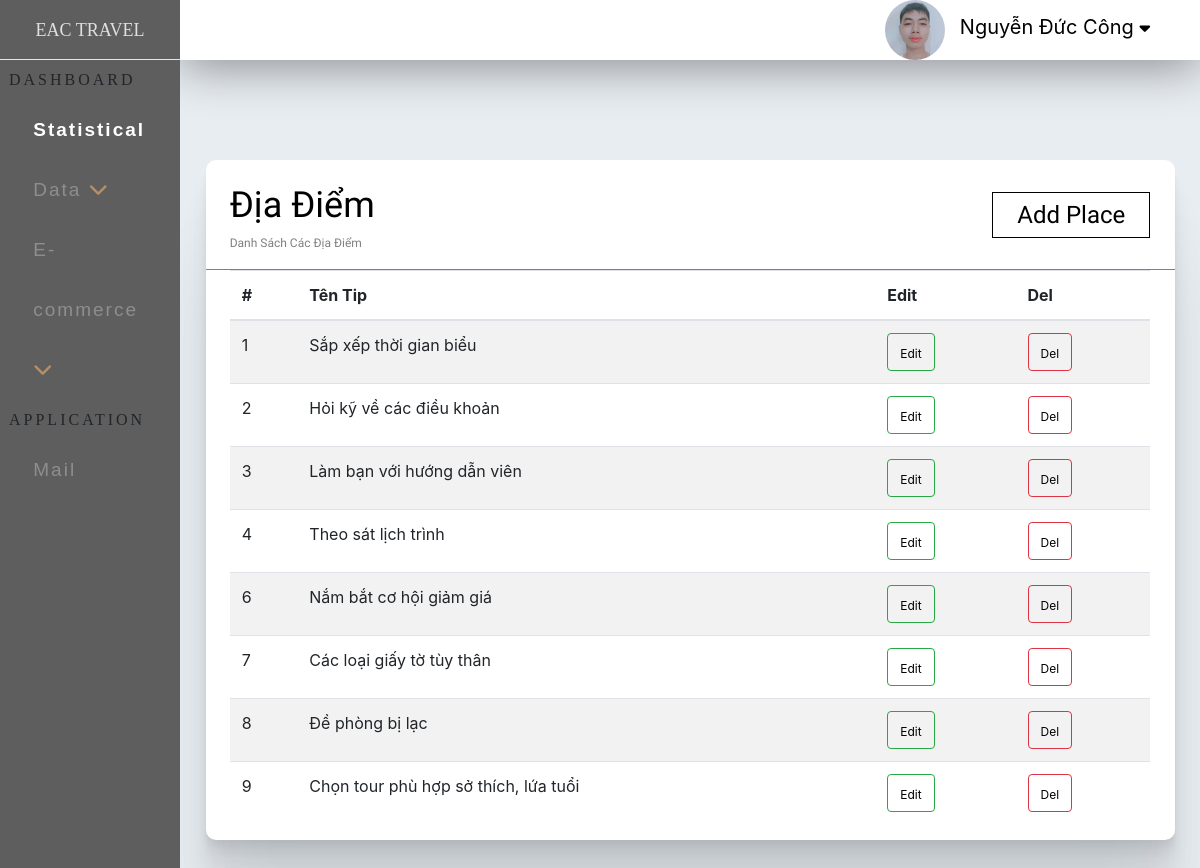
Page /admin/index.php?ctrl=tipnote (signed in) on the committed database.
### tables this page shows
CREATE TABLE `tip_note` (
  `id_tip` int(11) NOT NULL,
  `name_tip` varchar(50) DEFAULT NULL,
  `img_tip` varchar(50) DEFAULT NULL
);

### admin/model/database.php (called while the page is built, shortened)
<?php
   function getConnection(){
        $host='localhost';
        $dbname='eac';
        $userName='root';
        $passWord='';
            $DBH = new PDO('mysql:host='.$host.';dbname='.$dbname,$userName,$passWord);
            return $DBH;
    }
    function query($sql){
        $connect = getConnection();
        $result = $connect -> query($sql);
        return  $result;
    }
?>

### admin/model/login.php (called while the page is built)
<?php
            include_once('database.php');
            function getad($mail){
                $sql="SELECT * FROM admin WHERE email = '$mail'";
                return query($sql);
            }
?>

### admin/model/tip.php (called while the page is built, shortened)
<?php
        include_once('database.php');
        function getAllTip(){
            $sql="SELECT * from tip_note ";
            return query($sql);
        }
?>

### admin/view/tip/index.php (the view)
<div class="full">
    <div class="boxcenter_statis">
        <div class="box_view_place">
                     <div class="title_view_ad">
                        <div class="text_view_place">
                            <span>Địa Điểm</span> <br>
                            Danh Sách Các Địa Điểm
                        </div>
                        <div class="btn_tip">
                                <div class="btn_place ">
                                    <a href="index.php?ctrl=tipnote&act=add">Add Place </a>
                                </div>
                        </div>
                    </div>
                    <div class="full">
                        <div class="boxcenter_statis">
                            <div class="content_view_ad">
                                <table class="table table-striped">
                                    <thead>
                                        <tr>
                                            <th scope="col">#</th>
                                            <th scope="col">Tên Tip</th>
                                            <th scope="col">Edit</th>
                                            <th scope="col">Del</th>
                                        </tr>
                                    </thead>
                                    <tbody>
                                        <?php
                                            foreach($tip as $dd){
                                                echo'
                                                    <tr>
                                                        <td scope="row">'.$dd['id_tip'].'</td>
                                                        <td>'.$dd['name_tip'].'</td>
                                                        <td><button type="button" class="btn btn-outline-success"><a href="index.php?ctrl=tipnote&act=edit&id='.$dd['id_tip'].'">Edit</a></button></td>
                                                        <td><button type="button" class="btn btn-outline-danger"><a href="index.php?ctrl=tipnote&act=del&id='.$dd['id_tip'].'">Del</a></button></td>
                                                    </tr>
                                                ';
                                            }
                                        ?>
                                     </tbody>
                                </table>
                            </div>
                        </div>
                    </div>
        </div>
    </div>
</div>

### admin/index.php (shortened to what this page needs)
<!DOCTYPE html>
<html lang="en">
<head>
    <link rel="stylesheet" href="css/index.css">
    <link rel="stylesheet" href="css/statistical.css">
    <link rel="stylesheet" href="css/tour.css">
    <link rel="stylesheet" href="css/place.css">
    <link rel="stylesheet" href="css/add.css">
    <link rel="stylesheet" href="css/tip.css">
    <link rel="stylesheet" href="css/content.css">
    <link rel="stylesheet" href="https://use.fontawesome.com/releases/v5.6.3/css/all.css">
<link rel="stylesheet" href="https://cdnjs.cloudflare.com/ajax/libs/font-awesome/4.7.0/css/font-awesome.min.css">
    <link rel="stylesheet" href="https://cdn.jsdelivr.net/npm/bootstrap@4.5.3/dist/css/bootstrap.min.css">
    <link rel="stylesheet" href="https://cdnjs.cloudflare.com/ajax/libs/bootstrap-sweetalert/1.0.1/sweetalert.min.css">
</head>
<body>
    <div class="full">
        <div class="ad_left">
                <div class="title_ad_left">
                    EAC TRAVEL
                </div>
                <div class="dashboarid">
                    <div class="title_db">
                        DASHBOARD
                    </div>
                    <div class="content_db">
                        <ul>
                            <li class="active"><a href="index.php" >Statistical</a></li>
                            <li>
                                <a href="#"  class="feat-btn">Data <i class="fas fa-chevron-down"></i></a>
                            </li>
                            <li>
                                <a href="#" class="serv-btn">E-commerce <i class="fas fa-chevron-down"></i></a>
                            </li>
                        </ul>
                    </div>
                </div>
            <div class="dashboarid">
                <div class="title_db">
                   APPLICATION
                </div>
                <div class="content_db">
                    <ul>
                        <li><a href="#" >Mail</a></li>
                    </ul>
                </div>
            </div>
        </div>
            <div class="ad_right">
                <div class="full">
                    <div class="top_ad_right">
                        <?php
                            include_once 'model/login.php';
                            $mail=$_SESSION['admin'];
                            $admin=getad($mail);
                            foreach ($admin as $ad) {
                                echo'
                                <div class="dropdown">
                                    <ul>
                                    <img src="../site/img/'.$ad['img_ad'].'"width="60px"  style="border-radius: 50px;  alt="">
                                        <li><a href="#">'.$ad['name_ad'].' <i class="fa fa-caret-down" style="font-size:17px;color:black"></i></a>
                                        <div class="nav_ad_con">
                                                 <ul>
                                                    <li><a href="#">Changes Pass</a></li>
                                                    <li><a href="logout.php">Log Out</a></li>
                                                </ul>
                                           </div>
                                        </li>
                                    </ul>
                                </div>
                                ';
                            }
                        ?>
                    </div>
                </div>
            <?php
            $ctrl='home';
            if(isset($_GET['ctrl'])){
                $ctrl = $_GET['ctrl'];
            }
            include 'controller/'.$ctrl.'.php';
        ?>
            </div>
    </div>
</body>
</html>

### admin/controller/tipnote.php (shortened to what this page needs)
<?php
    include_once 'model/tip.php';
    $action='index';
    switch($action){
        case 'index':
            $tip = getAllTip();
            include 'view/tip/index.php';
        break;
    }
?>

### admin/css/index.css (style rules this page uses)
body { margin: 0; }
.full { width: 100%; float: left; }
.ad_left { position: fixed; top: 0; left: 0; bottom: 0; width: 15%; background-color:#5e5e5e; }
.title_ad_left { width: 100%; height: 60px; line-height: 60px; font-size: 1.5vw; text-align: center; color: #dfdfdf; border-bottom: 1px solid #e6e6e6; font-family: 'Playfair Display', serif; }
.dashboarid { width: 100%; min-height:300px ; }
.title_db { width: 95%; height: 10%; line-height: 40px; margin-left: 5%; font-family: 'Tinos', serif; letter-spacing: 3px; }
.content_db { width: 85%; min-height: 260px; margin-left: 10%; }
.content_db ul { height: 90%; list-style: none; padding: 0; margin: 0; }
.content_db ul li { line-height: 60px; }
.content_db ul li a { color:#8e8e8e; text-decoration: none; padding-left: 10%; font-size: 19px; display: block; width: 90%; transition:all 0.5s; font-family: 'Noto Sans JP', sans-serif; letter-spacing: 2px; }
* i { color: #b3906a; }
.content_db ul li.active a { color: white; font-weight: bold; }
.ad_right { width: 85%; min-height: 722px; float: right; background-color: #e8edf2; }
.top_ad_right { width: 100%; height: 60px; box-shadow:0 5px 50px rgba(0, 0, 0, 0.43); background-color: white; margin-bottom: 50px ; }
.dropdown { text-align: center; float: right; }
.dropdown ul { list-style: none; padding: 0; margin: 0; }
.dropdown ul li { background: white; position: relative; list-style: none; display: inline-block; }
.dropdown ul li a { display: block; padding-right: 50px; padding-left: 10px; color: black; text-decoration: none; line-height: 50px; font-size: 20px; }
button.btn a { color: black; font-size: 1vw; }

### admin/css/statistical.css (style rules this page uses)
.boxcenter_statis { width: 95%; margin: 0 auto 0; }
.title_view_ad { width: 100%; height: 110px; border-radius: 10px 10px 0 0; line-height:30px; font-size: 1vw; border-bottom: 1px solid gray; }

### admin/css/tour.css (style rules this page uses)
.box_view_place { margin: 50px 0; float: left; width: 100%; min-height: 400px; border-radius: 10px; background-color:white; box-shadow: 0 2.8px 2.2px rgba(0, 0, 0, 0.02), 0 6.7px 5.3px rgba(0, 0, 0, 0.028), 0 12.5px 10px rgba(0, 0, 0, 0.035), 0 22.3px 17.9px rgba(0, 0, 0, 0.042), 0 41.8px 33.4px rgba(0, 0, 0, 0.05), 0 100px 80px rgba(0, 0, 0, 0.07) ; }
.text_view_place { float: left; width: 25%; height: 90px; padding-top: 30px; color: gray; font-family: 'Varela Round', sans-serif; margin-left: 2.5%; }
.text_view_place span { font-size: 3vw; padding: 50px 0 0 ; color: black; }

### admin/css/place.css (style rules this page uses)
.btn_place a { padding: 0.7vw 2vw; border: 1px solid black; color: black; transition: all 1s; font-family: 'Varela Round', sans-serif; }

### admin/css/tip.css (style rules this page uses)
body { margin: 0; background-color: #CCC; }
a { color: white; font-size: 18pt; }
.btn_tip { height: 110px; line-height:110px; margin-right: 2.5%; float: right; }

### admin/css/content.css (style rules this page uses)
body { margin: 0; background-color: rgb(255, 255, 255); }
ul { margin: 0; padding: 0; }
li { margin: 0; padding: 0; list-style: none; }

### rows in the picture
tip_note: id_tip "1", name_tip "Sắp xếp thời gian biểu"
tip_note: id_tip "2", name_tip "Hỏi kỹ về các điều khoản"
tip_note: id_tip "3", name_tip "Làm bạn với hướng dẫn viên"
tip_note: id_tip "4", name_tip "Theo sát lịch trình"
tip_note: id_tip "6", name_tip "Nắm bắt cơ hội giảm giá"
tip_note: id_tip "7", name_tip "Các loại giấy tờ tùy thân"
tip_note: id_tip "8", name_tip "Đề phòng bị lạc"
tip_note: id_tip "9", name_tip "Chọn tour phù hợp sở thích, lứa tuổi"

### other values in the picture
$ad['name_ad'] "Nguyễn Đức Công"
